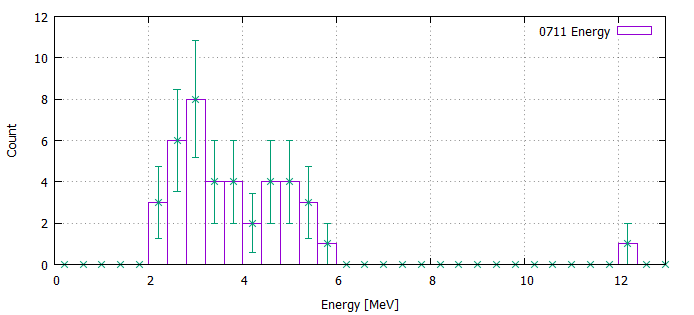

Generate this figure with gnuplot:
#!/gnuplot
#
#    
#    	G N U P L O T
#    	Version 5.2 patchlevel 2    last modified 2017-11-15 
#    
#    	Copyright (C) 1986-1993, 1998, 2004, 2007-2017
#    	Thomas Williams, Colin Kelley and many others
#    
#    	gnuplot home:     http://www.gnuplot.info
#    	faq, bugs, etc:   type "help FAQ"
#    	immediate help:   type "help"  (plot window: hit 'h')
# set terminal wxt 0 enhanced
# set output
unset clip points
set clip one
unset clip two
set errorbars front 1.000000 
set border 31 front lt black linewidth 1.000 dashtype solid
set zdata 
set ydata 
set xdata 
set y2data 
set x2data 
set boxwidth
set style fill  empty border
set style rectangle back fc  bgnd fillstyle   solid 1.00 border lt -1
set style circle radius graph 0.02 
set style ellipse size graph 0.05, 0.03 angle 0 units xy
set dummy x, y
set format x "% h" 
set format y "% h" 
set format x2 "% h" 
set format y2 "% h" 
set format z "% h" 
set format cb "% h" 
set format r "% h" 
set ttics format "% h"
set timefmt "%d/%m/%y,%H:%M"
set angles radians
set tics back
set grid nopolar
set grid xtics nomxtics ytics nomytics noztics nomztics nortics nomrtics \
 nox2tics nomx2tics noy2tics nomy2tics nocbtics nomcbtics
set grid layerdefault   lt 0 linecolor 0 linewidth 0.500 dashtype solid,  lt 0 linecolor 0 linewidth 0.500 dashtype solid
unset raxis
set theta counterclockwise right
set style parallel front  lt black linewidth 2.000 dashtype solid
set key title "" center
set key fixed right top vertical Right noreverse enhanced autotitle nobox
set key noinvert samplen 4 spacing 1 width 0 height 0 
set key maxcolumns 0 maxrows 0
set key noopaque
unset label
unset arrow
set style increment default
unset style line
unset style arrow
set style histogram clustered gap 2 title textcolor lt -1
unset object
set style textbox transparent margins  1.0,  1.0 border  lt -1 linewidth  1.0
set offsets 0, 0, 0, 0
set pointsize 1
set pointintervalbox 1
set encoding sjis
unset polar
unset parametric
unset decimalsign
unset micro
unset minussign
set view 60, 30, 1, 1
set view azimuth 0
set rgbmax 255
set samples 100, 100
set isosamples 10, 10
set surface 
unset contour
set cntrlabel  format '%8.3g' font '' start 5 interval 20
set mapping cartesian
set datafile separator whitespace
unset hidden3d
set cntrparam order 4
set cntrparam linear
set cntrparam levels auto 5
set cntrparam points 5
set size ratio 0 1,1
set origin 0,0
set style data points
set style function lines
unset xzeroaxis
unset yzeroaxis
unset zzeroaxis
unset x2zeroaxis
unset y2zeroaxis
set xyplane relative 0.5
set tics scale  1, 0.5, 1, 1, 1
set mxtics default
set mytics default
set mztics default
set mx2tics default
set my2tics default
set mcbtics default
set mrtics default
set nomttics
set xtics border in scale 1,0.5 mirror norotate  autojustify
set xtics  norangelimit autofreq 
set ytics border in scale 1,0.5 mirror norotate  autojustify
set ytics  norangelimit autofreq 
set ztics border in scale 1,0.5 nomirror norotate  autojustify
set ztics  norangelimit autofreq 
unset x2tics
unset y2tics
set cbtics border in scale 1,0.5 mirror norotate  autojustify
set cbtics  norangelimit autofreq 
set rtics axis in scale 1,0.5 nomirror norotate  autojustify
set rtics  norangelimit autofreq 
unset ttics
set title "" 
set title  font "" norotate
set timestamp bottom 
set timestamp "" 
set timestamp  font "" norotate
set trange [ * : * ] noreverse nowriteback
set urange [ * : * ] noreverse nowriteback
set vrange [ * : * ] noreverse nowriteback
set xlabel "Energy [MeV]" 
set xlabel  font "" textcolor lt -1 norotate
set x2label "" 
set x2label  font "" textcolor lt -1 norotate
set xrange [ 0.00000 : 13.0000 ] noreverse nowriteback
set x2range [ * : * ] noreverse nowriteback
set ylabel "Count" 
set ylabel  font "" textcolor lt -1 rotate
set y2label "" 
set y2label  font "" textcolor lt -1 rotate
set yrange [ * : * ] noreverse nowriteback
set y2range [ * : * ] noreverse nowriteback
set zlabel "" 
set zlabel  font "" textcolor lt -1 norotate
set zrange [ * : * ] noreverse nowriteback
set cblabel "" 
set cblabel  font "" textcolor lt -1 rotate
set cbrange [ * : * ] noreverse nowriteback
set rlabel "" 
set rlabel  font "" textcolor lt -1 norotate
set rrange [ * : * ] noreverse nowriteback
unset logscale
unset jitter
set zero 1e-008
set lmargin  -1
set bmargin  -1
set rmargin  -1
set tmargin  -1
set locale "Japanese_Japan.932"
set pm3d explicit at s
set pm3d scansautomatic
set pm3d interpolate 1,1 flush begin noftriangles noborder corners2color mean
set pm3d nolighting
set palette positive nops_allcF maxcolors 0 gamma 1.5 color model RGB 
set palette rgbformulae 7, 5, 15
set colorbox default
set colorbox vertical origin screen 0.9, 0.2 size screen 0.05, 0.6 front  noinvert bdefault
set style boxplot candles range  1.50 outliers pt 7 separation 1 labels auto unsorted
set loadpath 
set fontpath 
set psdir
set fit brief errorvariables nocovariancevariables errorscaling prescale nowrap v5
GNUTERM = "wxt"
x = 0.0
## Last datafile plotted: "0711_hist01.dat"
plot "0711_hist01.dat" using 1:4 w boxes title "0711 Energy", "0711_hist01.dat" using 1:4:5 with yerrorbars notitle
#    EOF
